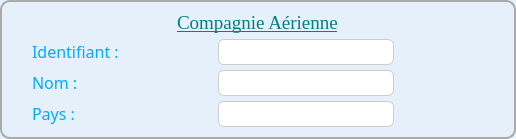
             <widget class="QFrame" name="frame_18">
              <property name="sizePolicy">
               <sizepolicy hsizetype="Preferred" vsizetype="Ignored">
                <horstretch>0</horstretch>
                <verstretch>0</verstretch>
               </sizepolicy>
              </property>
              <property name="styleSheet">
               <string notr="true">QFrame {
border : 2px solid #aaaaaa;
background-color : #E6F0FA;
border-radius : 10px;
}
</string>
              </property>
              <property name="frameShape">
               <enum>QFrame::Shape::StyledPanel</enum>
              </property>
              <property name="frameShadow">
               <enum>QFrame::Shadow::Raised</enum>
              </property>
              <layout class="QGridLayout" name="gridLayout_33">
               <property name="leftMargin">
                <number>30</number>
               </property>
               <property name="topMargin">
                <number>10</number>
               </property>
               <property name="rightMargin">
                <number>30</number>
               </property>
               <property name="bottomMargin">
                <number>10</number>
               </property>
               <property name="horizontalSpacing">
                <number>50</number>
               </property>
               <property name="verticalSpacing">
                <number>5</number>
               </property>
               <item row="1" column="2">
                <widget class="QLineEdit" name="apIdentifiantCompagnie">
                 <property name="sizePolicy">
                  <sizepolicy hsizetype="Expanding" vsizetype="Expanding">
                   <horstretch>0</horstretch>
                   <verstretch>0</verstretch>
                  </sizepolicy>
                 </property>
                 <property name="minimumSize">
                  <size>
                   <width>80</width>
                   <height>25</height>
                  </size>
                 </property>
                 <property name="maximumSize">
                  <size>
                   <width>600</width>
                   <height>40</height>
                  </size>
                 </property>
                 <property name="font">
                  <font>
                   <family>Times New Roman</family>
                   <pointsize>14</pointsize>
                  </font>
                 </property>
                 <property name="styleSheet">
                  <string notr="true">QLineEdit {
  border: 1px solid #ccc;
  border-radius: 6px;
}
</string>
                 </property>
                 <property name="alignment">
                  <set>Qt::AlignmentFlag::AlignCenter</set>
                 </property>
                 <property name="readOnly">
                  <bool>true</bool>
                 </property>
                </widget>
               </item>
               <item row="2" column="3">
                <spacer name="horizontalSpacer_69">
                 <property name="orientation">
                  <enum>Qt::Orientation::Horizontal</enum>
                 </property>
                 <property name="sizeType">
                  <enum>QSizePolicy::Policy::Preferred</enum>
                 </property>
                 <property name="sizeHint" stdset="0">
                  <size>
                   <width>40</width>
                   <height>20</height>
                  </size>
                 </property>
                </spacer>
               </item>
               <item row="2" column="0">
                <widget class="QLabel" name="label_190">
                 <property name="sizePolicy">
                  <sizepolicy hsizetype="Fixed" vsizetype="Fixed">
                   <horstretch>0</horstretch>
                   <verstretch>0</verstretch>
                  </sizepolicy>
                 </property>
                 <property name="font">
                  <font>
                   <family>Calisto MT</family>
                   <pointsize>12</pointsize>
                  </font>
                 </property>
                 <property name="styleSheet">
                  <string>QLabel {
border : none;
color: #00aaff;
}</string>
                 </property>
                 <property name="text">
                  <string>Nom :</string>
                 </property>
                </widget>
               </item>
               <item row="3" column="3">
                <spacer name="horizontalSpacer_70">
                 <property name="orientation">
                  <enum>Qt::Orientation::Horizontal</enum>
                 </property>
                 <property name="sizeType">
                  <enum>QSizePolicy::Policy::Preferred</enum>
                 </property>
                 <property name="sizeHint" stdset="0">
                  <size>
                   <width>40</width>
                   <height>20</height>
                  </size>
                 </property>
                </spacer>
               </item>
               <item row="3" column="1">
                <spacer name="horizontalSpacer_71">
                 <property name="orientation">
                  <enum>Qt::Orientation::Horizontal</enum>
                 </property>
                 <property name="sizeType">
                  <enum>QSizePolicy::Policy::Preferred</enum>
                 </property>
                 <property name="sizeHint" stdset="0">
                  <size>
                   <width>40</width>
                   <height>20</height>
                  </size>
                 </property>
                </spacer>
               </item>
               <item row="2" column="1">
                <spacer name="horizontalSpacer_72">
                 <property name="orientation">
                  <enum>Qt::Orientation::Horizontal</enum>
                 </property>
                 <property name="sizeType">
                  <enum>QSizePolicy::Policy::Preferred</enum>
                 </property>
                 <property name="sizeHint" stdset="0">
                  <size>
                   <width>40</width>
                   <height>20</height>
                  </size>
                 </property>
                </spacer>
               </item>
               <item row="1" column="3">
                <spacer name="horizontalSpacer_73">
                 <property name="orientation">
                  <enum>Qt::Orientation::Horizontal</enum>
                 </property>
                 <property name="sizeType">
                  <enum>QSizePolicy::Policy::Preferred</enum>
                 </property>
                 <property name="sizeHint" stdset="0">
                  <size>
                   <width>40</width>
                   <height>20</height>
                  </size>
                 </property>
                </spacer>
               </item>
               <item row="2" column="2">
                <widget class="QLineEdit" name="apNomCompagnie">
                 <property name="sizePolicy">
                  <sizepolicy hsizetype="Expanding" vsizetype="Expanding">
                   <horstretch>0</horstretch>
                   <verstretch>0</verstretch>
                  </sizepolicy>
                 </property>
                 <property name="minimumSize">
                  <size>
                   <width>80</width>
                   <height>25</height>
                  </size>
                 </property>
                 <property name="maximumSize">
                  <size>
                   <width>600</width>
                   <height>40</height>
                  </size>
                 </property>
                 <property name="font">
                  <font>
                   <family>Times New Roman</family>
                   <pointsize>14</pointsize>
                  </font>
                 </property>
                 <property name="styleSheet">
                  <string notr="true">QLineEdit {
  border: 1px solid #ccc;
  border-radius: 6px;
}
</string>
                 </property>
                 <property name="alignment">
                  <set>Qt::AlignmentFlag::AlignCenter</set>
                 </property>
                 <property name="readOnly">
                  <bool>true</bool>
                 </property>
                </widget>
               </item>
               <item row="1" column="0" colspan="2">
                <widget class="QLabel" name="label_191">
                 <property name="sizePolicy">
                  <sizepolicy hsizetype="Fixed" vsizetype="Fixed">
                   <horstretch>0</horstretch>
                   <verstretch>0</verstretch>
                  </sizepolicy>
                 </property>
                 <property name="font">
                  <font>
                   <family>Calisto MT</family>
                   <pointsize>12</pointsize>
                  </font>
                 </property>
                 <property name="styleSheet">
                  <string>QLabel {
border : none;
color: #00aaff;
}</string>
                 </property>
                 <property name="text">
                  <string>Identifiant :</string>
                 </property>
                </widget>
               </item>
               <item row="3" column="0">
                <widget class="QLabel" name="label_192">
                 <property name="sizePolicy">
                  <sizepolicy hsizetype="Fixed" vsizetype="Fixed">
                   <horstretch>0</horstretch>
                   <verstretch>0</verstretch>
                  </sizepolicy>
                 </property>
                 <property name="font">
                  <font>
                   <family>Calisto MT</family>
                   <pointsize>12</pointsize>
                  </font>
                 </property>
                 <property name="styleSheet">
                  <string>QLabel {
border : none;
color: #00aaff;
}</string>
                 </property>
                 <property name="text">
                  <string>Pays :</string>
                 </property>
                </widget>
               </item>
               <item row="3" column="2">
                <widget class="QLineEdit" name="apPays">
                 <property name="sizePolicy">
                  <sizepolicy hsizetype="Expanding" vsizetype="Expanding">
                   <horstretch>0</horstretch>
                   <verstretch>0</verstretch>
                  </sizepolicy>
                 </property>
                 <property name="minimumSize">
                  <size>
                   <width>80</width>
                   <height>25</height>
                  </size>
                 </property>
                 <property name="maximumSize">
                  <size>
                   <width>600</width>
                   <height>40</height>
                  </size>
                 </property>
                 <property name="font">
                  <font>
                   <family>Times New Roman</family>
                   <pointsize>14</pointsize>
                  </font>
                 </property>
                 <property name="styleSheet">
                  <string notr="true">QLineEdit {
  border: 1px solid #ccc;
  border-radius: 6px;
}
</string>
                 </property>
                 <property name="alignment">
                  <set>Qt::AlignmentFlag::AlignCenter</set>
                 </property>
                 <property name="readOnly">
                  <bool>true</bool>
                 </property>
                </widget>
               </item>
               <item row="0" column="0" colspan="4" alignment="Qt::AlignmentFlag::AlignHCenter">
                <widget class="QLabel" name="label_189">
                 <property name="sizePolicy">
                  <sizepolicy hsizetype="Expanding" vsizetype="Fixed">
                   <horstretch>0</horstretch>
                   <verstretch>0</verstretch>
                  </sizepolicy>
                 </property>
                 <property name="font">
                  <font>
                   <family>Times New Roman</family>
                   <pointsize>14</pointsize>
                   <italic>false</italic>
                   <underline>true</underline>
                  </font>
                 </property>
                 <property name="styleSheet">
                  <string notr="true">QLabel {
border : none;
color : teal;
}</string>
                 </property>
                 <property name="text">
                  <string>Compagnie Aérienne</string>
                 </property>
                </widget>
               </item>
              </layout>
             </widget>
